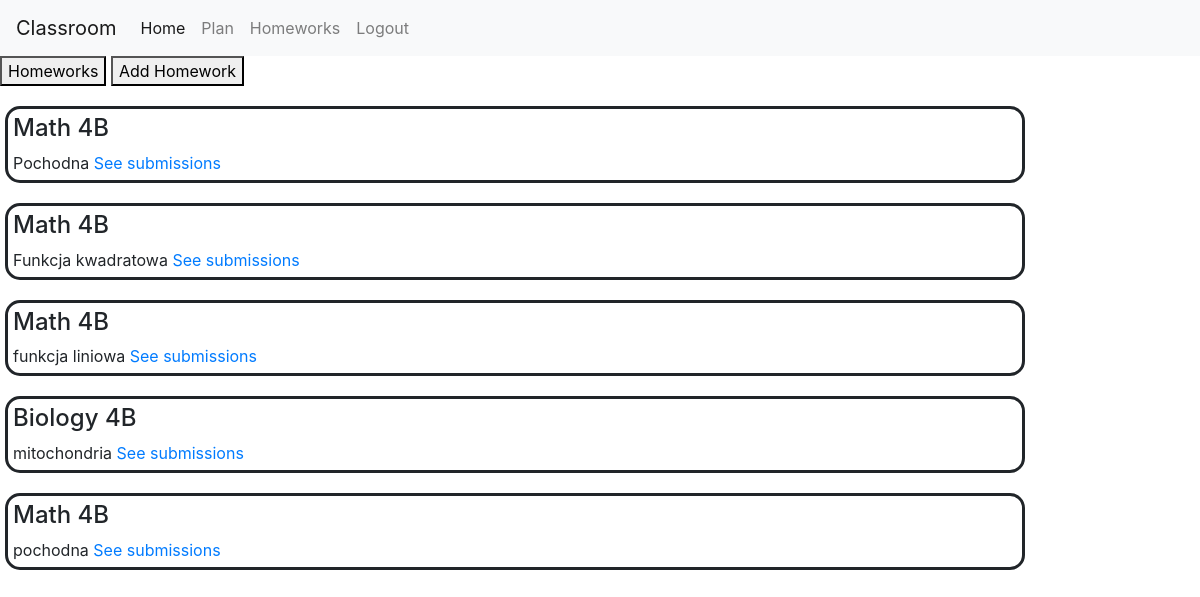
/homework (signed in), run on the app's committed database.
### classroom/models.py (models this page shows)
class Homework(models.Model):
    subject = models.CharField(max_length=300, choices=SUBJECT_CHOICES)
    content = models.CharField(max_length=10000)
    deadline = models.DateField()
    group = models.ForeignKey(Class, on_delete=models.CASCADE, related_name="homeworks")
    teacher = models.ForeignKey(User, on_delete=models.CASCADE, related_name="given_homeworks")

class Class(models.Model):
    name = models.CharField(max_length=100)
    school = models.ForeignKey(School, on_delete=models.CASCADE, related_name='classes')
    def __str__(self):
        return self.name

### classroom/views.py (the view)
# urls.py: path("homework", views.homework_view, name="homework"),
@login_required
def homework_view(request):
    user= request.user
    if user.type=="SU":
        if request.method=="POST":
            subject = request.POST['subject']
        else:
            group=user.group
            homeworks = group.homeworks.all()
            return render(request, "classroom/homework.html", {
                "homeworks": homeworks,
                "perrmision": False
            })
    else:
        if request.method == "POST":
            subject = request.POST['subject']
            content = request.POST['content']
            deadline = request.POST['deadline']
            group_id = request.POST['group']
            group = Class.objects.get(pk=group_id)
            homework = Homework.objects.create(subject=subject, content=content, deadline=deadline, group=group, teacher=user)
            homework.save()
            return render(request, "classroom/homework.html", {
                "message": "Homework created"
            })
        else:
            given_homeworks = user.given_homeworks.all()
            school = user.school
            grups = school.classes.all()
            return render(request, "classroom/homework.html", {
                "homeworks": given_homeworks,
                "classes": grups,
                "subjects": SUBJECT_CHOICES,
                "perrmision": True
            })

### classroom/templates/classroom/homework.html (shortened to what this page needs)
{% extends "classroom/layout.html" %}
{% load static %}
{%block body%}
    {% if perrmision == True %}
    <button id="homework_button">Homeworks</button>
    <button id="add_button">Add Homework</button>
    {%endif%}
    <div id="homework">
        {%for homework in homeworks%}
            <div class="homework_display">
                <h4>{{homework.get_subject_display}} {% if perrmision == True %}{{homework.group}}{%endif%}</h4>
                {{homework.content}}
                {% if perrmision == True %}
                    <a href="{% url 'submission' homework.pk %}"> See submissions</a>
                {%endif%}
            </div>
        {%endfor%}
    </div>
{%endblock%}

### classroom/static/classroom/style.css (style rules this page uses)
.homework_display { margin-left: 5px; margin-top: 20px; border-style: solid; border-radius: 15px; padding: 5px; max-width: 85%; }

### data on the page
Homework: subject "Math", group "4B", content "Pochodna"
Homework: subject "Math", group "4B", content "Funkcja kwadratowa"
Homework: subject "Math", group "4B", content "funkcja liniowa"
Homework: subject "Biology", group "4B", content "mitochondria"
Homework: subject "Math", group "4B", content "pochodna"
